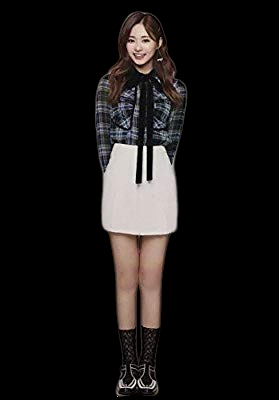
#> input picture PhotoComposition/images/tzuyu_12.png, 279 x 400 px
$ jupyter execute seamlessClone.ipynb
#> lines starting #> are read from the running program, lines starting #| are printed output that depends on the picture; after the words box and inside, x2 and y2 are one past the last pixel; in counts of white or black regions, pixels touching at a corner belong together
[cell 1]
import cv2
import numpy as np
from PIL import Image
import matplotlib.pyplot as plt

[cell 2]
# Read images
src = cv2.imread("images/tzuyu_12.png")
#> src is the input picture: shape (400, 279, 3); mean B, G, R 20.5, 21.3, 23.8
dst = cv2.imread("images/sun.jpg")
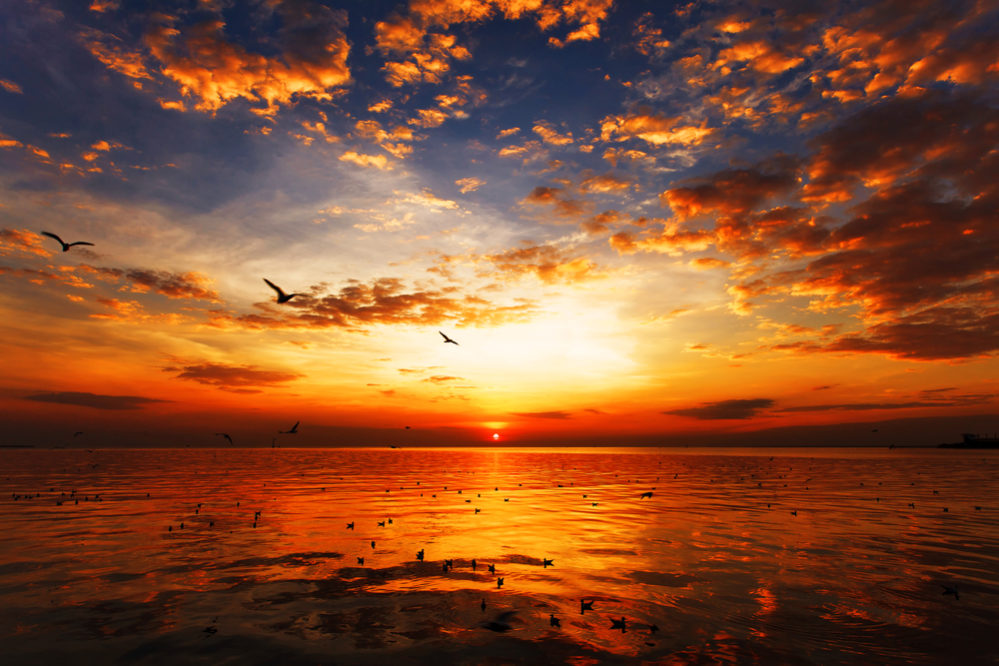
#> input picture PhotoComposition/images/sun.jpg, 999 x 666 px
#> dst is the input picture: shape (666, 999, 3); mean B, G, R 46.8, 77.4, 131.9
#print(dst)
#マスク用の配列を作成
src_mask = np.zeros(src.shape, src.dtype)
#print(src_mask)
print(src.shape) #(440, 780, 3):3*780*440の三次元配列
#| (400, 279, 3)
#print(src.dtype) #uint8:データ型

[cell 3]
#飛行機の頂点の配列を作成
poly = np.array([[137,0], [101,59], [90,90],[94,160],[90,172],[94,250], [119,382], [154,392],[180,300],
                 [180,232],[180,165],[196,82],[170,40],[165,0] ], np.uint64)
#print(poly)
#配列に従って白色に変換,今回は航空機の頂点を指定
mask=cv2.fillPoly(src_mask, [poly], (255, 255, 255))
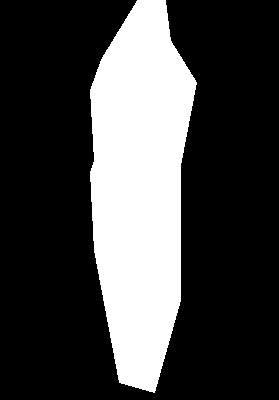
#> src_mask: shape (400, 279, 3); 26.8% white; 1 white region, box (x1, y1, x2, y2) and area: (90, 0, 197, 393) 29946
#print(mask)
plt.imshow(mask)

[cell 4]
#飛行機画像の中心を置く背景画像の座標
center = (148,460)
#seamlessCloneによって二つのテクスチャをいい感じに混ぜる
output = cv2.seamlessClone(src, dst, mask, center, cv2.NORMAL_CLONE)
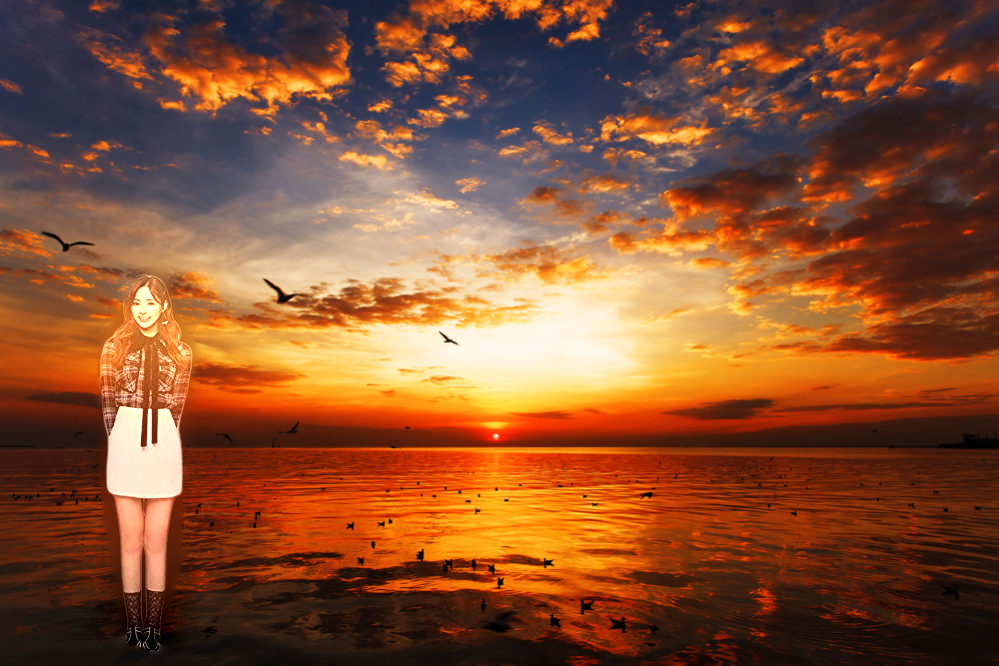
#> output: shape (666, 999, 3); mean B, G, R 49.9, 80.5, 134.5

# Write result
cv2.imwrite("output/sample_seamlessClone.jpg", output);
img=Image.open('output/sample_seamlessClone.jpg')
img
